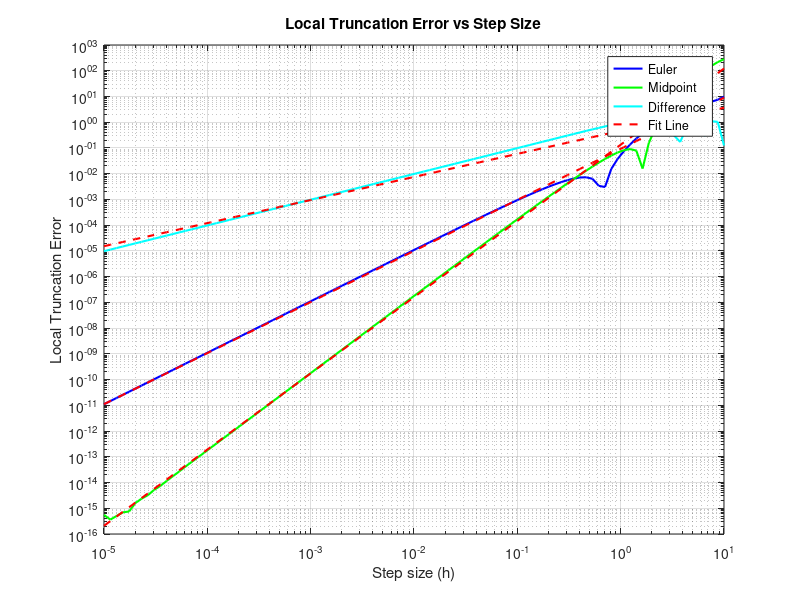

Write the MATLAB code that produced this figure.

function local_trunc_tabby()

    %% LOCAL FORWARD EULER
  
h_list = logspace(-5,1,100); 

    local_error_euler = [];
    local_error_mid = [];
    X_true = [];
    difference = [];

    t_ref = 4.49;
    XA = solution01(t_ref);

    for i = 1:length(h_list)
        h_ref = h_list(i);
        
        [XB_euler,~] = forward_euler_step(@rate_func01,t_ref,XA,h_ref);
        [XB_mid,~] = explicit_midpoint_step(@rate_func01,t_ref,XA,h_ref);
 
        X_analytical = solution01(t_ref+h_ref);
        
       X_true = [X_true, X_analytical];
       local_error_euler = [local_error_euler, norm(XB_euler - X_analytical)];
       local_error_mid = [local_error_mid, norm(XB_mid - X_analytical)];
       difference = [difference, norm(X_analytical-solution01(t_ref))];

    end

    
    [p_euler,k_euler] = loglog_fit(h_list,local_error_euler)
    [p_mid,k_mid] = loglog_fit(h_list,local_error_mid)
    [p_diff,k_diff] = loglog_fit(h_list,difference)

    %%%%%
    
    % Plotting Local Truncation Error vs Step Size
    figure; 

    % Euler local error data points and fit line
    loglog(h_list, local_error_euler, 'b', 'LineWidth', 1.5); hold on;
    grid on;
    xlabel('Step size (h)');
    ylabel('Local Truncation Error');

    title('Local Truncation Error vs Step Size');
    loglog(h_list, local_error_mid,'g', 'LineWidth', 1.5, 'DisplayName', 'Midpoint Error');


    loglog(h_list, difference, 'c', 'LineWidth', 1.5, 'DisplayName', 'Difference');
    
    loglog(h_list, k_diff*h_list.^p_diff, 'r--', 'LineWidth', 1.5, 'DisplayName', 'Difference Fit Line');
    loglog(h_list, k_euler*h_list.^p_euler, 'r--', 'LineWidth', 1.5);
        loglog(h_list, k_mid*h_list.^p_mid, 'r--', 'LineWidth', 1.5, 'DisplayName', 'Midpoint Fit Line');

    legend("Euler","Midpoint", "Difference", "Fit Line")
    hold off;
    
    
    %% rate_func01
    function dXdt = rate_func01(t,X)
    dXdt = -5*X + 5*cos(t) - sin(t);
    end
    
    function X = solution01(t)
    X = cos(t);
    end
end


%fits the relationship y = k*x^p to (x,y) data
%INPUTS:
%x_regression: the x data (a row or column vector)
%y_regression: the y data (a row or column vector)
%filter_params (optional): a struct with parameters to set the range of
%data points that should be included in the regression
%you can set as many or as few of these parameters as you'd like
%   filter_params.min_index
%   filter_params.max_index
%   filter_params.min_xval
%   filter_params.max_xval
%   filter_params.min_yval
%   filter_params.max_yval
%OUTPUTS:
%[p,k]: the regressed values for relationship y = k*x^p
function [p,k] = loglog_fit(x_regression,y_regression,varargin)
    
    %convert x_regression to a column vector if it's a row vector
    if size(x_regression,1)==1
        x_regression = abs(x_regression)';
    end

    %convert y_regression to a column vector if it's a row vector
    if size(y_regression,1)==1
        y_regression = abs(y_regression)';
    end

    %if filter_params has been provided, then filter the data points
    if nargin==3
        filter_params = varargin{1};
        
        num_points = length(x_regression);
        indices = 1:num_points;

        filter_bool = ones(num_points,1);

        if isfield(filter_params,'min_index')
            filter_bool = filter_bool & indices>=filter_params.min_index;
        end

        if isfield(filter_params,'max_index')
            filter_bool = filter_bool & indices<=filter_params.max_index;
        end

        if isfield(filter_params,'min_xval')
            filter_bool = filter_bool & x_regression>=filter_params.min_xval;
        end

        if isfield(filter_params,'max_xval')
            filter_bool = filter_bool & x_regression<=filter_params.max_xval;
        end

        if isfield(filter_params,'min_yval')
            filter_bool = filter_bool & y_regression>=filter_params.min_yval;
        end

        if isfield(filter_params,'max_yval')
            filter_bool = filter_bool & y_regression<=filter_params.max_yval;
        end

        x_regression = x_regression(filter_bool);
        y_regression = y_regression(filter_bool);
    end

    %compute the logs of x_regression and y_regression
    Y = log(y_regression);
    X1 = log(x_regression);

    %set up the regression
    X2 = ones(length(X1),1);

    %run the regression
    coeff_vec = regress(Y,[X1,X2]);
    
    %pull out the coefficients from the fit
    p = coeff_vec(1);
    k = exp(coeff_vec(2));
end

function [XB,num_evals] = forward_euler_step(rate_func_in,t,XA,h)
    XB = XA + h*rate_func_in(t, XA);
    num_evals = 1;
end

function [XB,num_evals] = explicit_midpoint_step(rate_func_in,t,XA,h)
    X_n_half = XA + h/2*rate_func_in(t, XA);
    XB = XA + h*rate_func_in(t+h/2, X_n_half);
    num_evals = 2;
end

%% rate_func01
function dXdt = rate_func01(t,X)
dXdt = -5*X + 5*cos(t) - sin(t);
end

function X = solution01(t)
X = cos(t);
end
